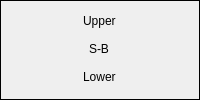
                 <widget class="QFrame" name="frame_30">
                  <property name="frameShape">
                   <enum>QFrame::Box</enum>
                  </property>
                  <property name="frameShadow">
                   <enum>QFrame::Plain</enum>
                  </property>
                  <property name="lineWidth">
                   <number>1</number>
                  </property>
                  <layout class="QVBoxLayout" name="verticalLayout_29">
                   <property name="spacing">
                    <number>0</number>
                   </property>
                   <property name="leftMargin">
                    <number>0</number>
                   </property>
                   <property name="topMargin">
                    <number>0</number>
                   </property>
                   <property name="rightMargin">
                    <number>0</number>
                   </property>
                   <property name="bottomMargin">
                    <number>0</number>
                   </property>
                   <item>
                    <widget class="QLineEdit" name="lineEdit_173">
                     <property name="enabled">
                      <bool>true</bool>
                     </property>
                     <property name="styleSheet">
                      <string notr="true">QLineEdit {
    background: transparent;
    border: none;
}
</string>
                     </property>
                     <property name="text">
                      <string>Upper</string>
                     </property>
                     <property name="alignment">
                      <set>Qt::AlignCenter</set>
                     </property>
                     <property name="dragEnabled">
                      <bool>false</bool>
                     </property>
                     <property name="readOnly">
                      <bool>true</bool>
                     </property>
                    </widget>
                   </item>
                   <item>
                    <widget class="QLineEdit" name="lineEdit_175">
                     <property name="enabled">
                      <bool>true</bool>
                     </property>
                     <property name="styleSheet">
                      <string notr="true">QLineEdit {
    background: transparent;
    border: none;
}
</string>
                     </property>
                     <property name="text">
                      <string>S-B</string>
                     </property>
                     <property name="alignment">
                      <set>Qt::AlignCenter</set>
                     </property>
                     <property name="dragEnabled">
                      <bool>false</bool>
                     </property>
                     <property name="readOnly">
                      <bool>true</bool>
                     </property>
                    </widget>
                   </item>
                   <item>
                    <widget class="QLineEdit" name="lineEdit_174">
                     <property name="enabled">
                      <bool>true</bool>
                     </property>
                     <property name="styleSheet">
                      <string notr="true">QLineEdit {
    background: transparent;
    border: none;
}
</string>
                     </property>
                     <property name="text">
                      <string>Lower</string>
                     </property>
                     <property name="alignment">
                      <set>Qt::AlignCenter</set>
                     </property>
                     <property name="dragEnabled">
                      <bool>false</bool>
                     </property>
                     <property name="readOnly">
                      <bool>true</bool>
                     </property>
                    </widget>
                   </item>
                  </layout>
                 </widget>
